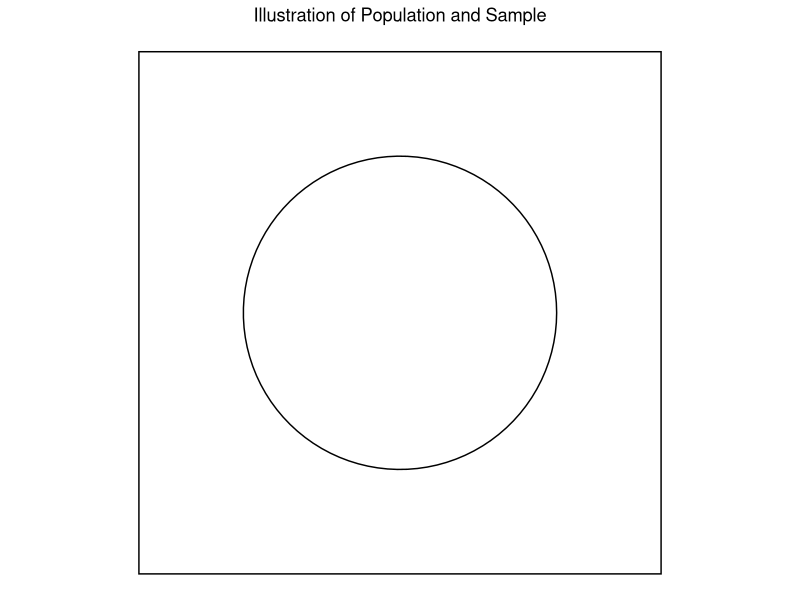
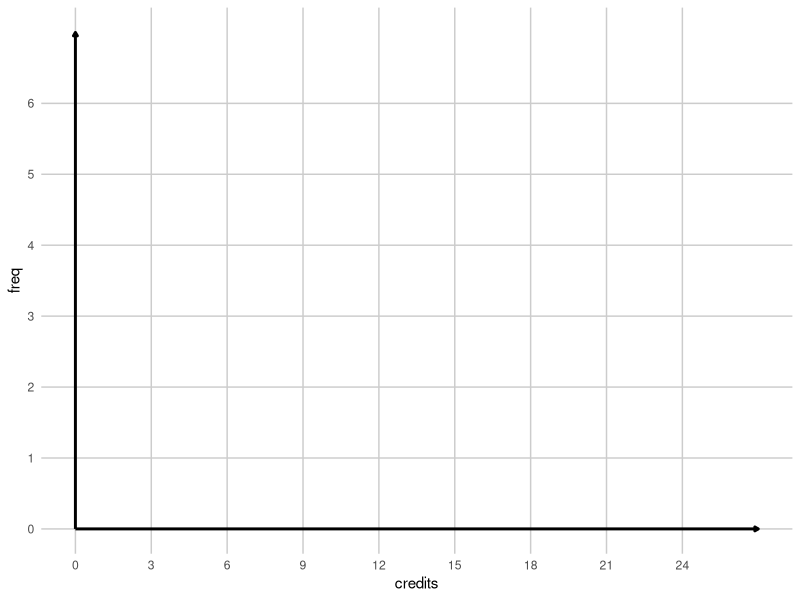
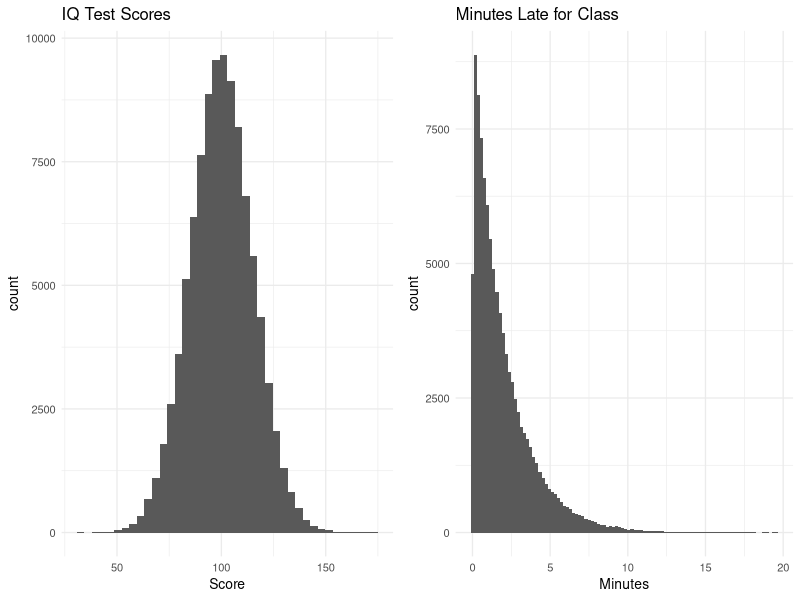
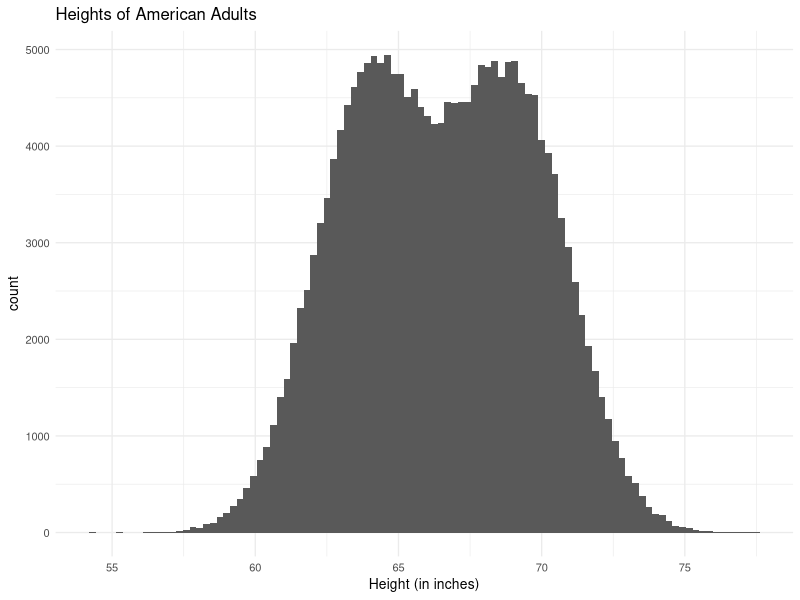
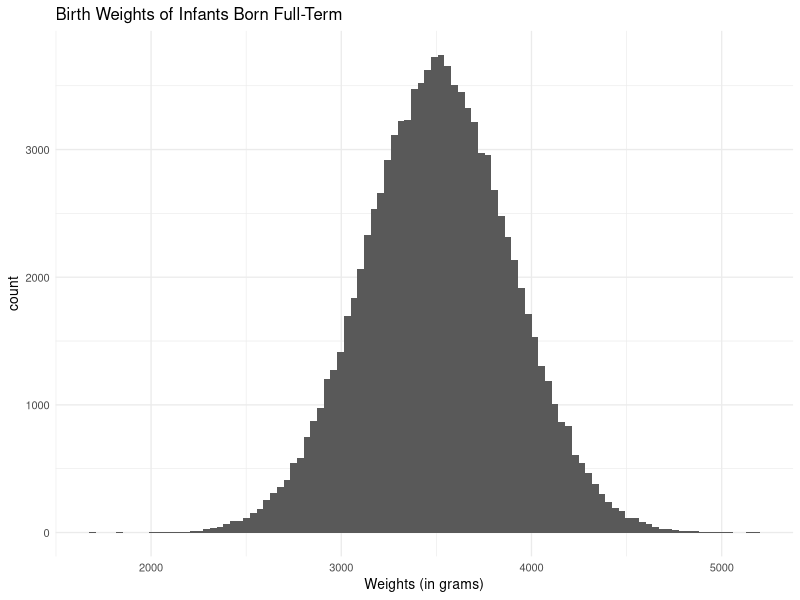
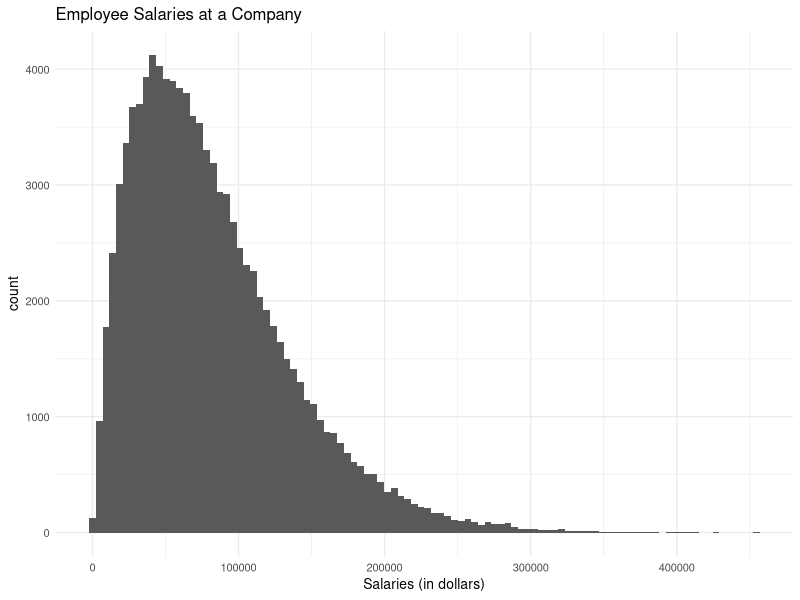
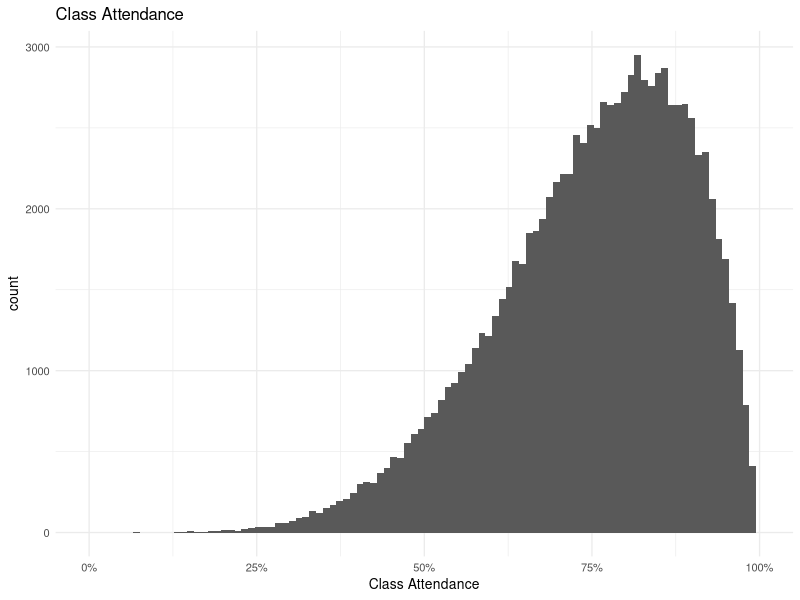
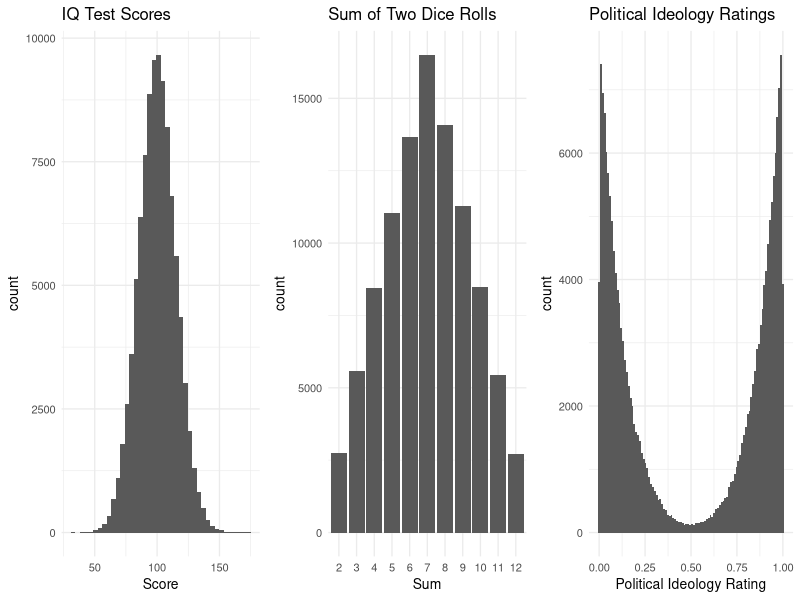

These charts were generated, in order, by the following R code: (Note: this script raises an error after producing the figures.)
## ---- chunk 1
library(formatR)
library(tidyverse)
library(kableExtra)

# Set so that long lines in R will be wrapped:
knitr::opts_chunk$set(tidy.opts=list(width.cutoff=80), tidy=FALSE)
knitr::opts_chunk$set(cache=TRUE,warning=F)
knitr::opts_chunk$set(out.height='40%',fig.align = "center")
add.space = 0

# kable table global setup
kt = function(data) {
  kable(data, align = "c", escape = FALSE) %>%
    kable_styling(bootstrap_options = c("striped"),
                  latex_options = c("hold_position"))
}
## ---- chunk 2
# ```{r, echo=F, out.width='2in',fig.align='right'}

# Define the size of the box and the circle
box_size = 10
circle_radius = 3

# Create a data frame for the circle
circle = data.frame(
  x = circle_radius * cos(seq(0, 2 * pi, length.out = 100)) + box_size / 2,
  y = circle_radius * sin(seq(0, 2 * pi, length.out = 100)) + box_size / 2
)

# Create the plot
ggplot() +
  # Draw the box
  geom_rect(aes(xmin = 0, xmax = box_size, ymin = 0, ymax = box_size),
            fill = "white", color = "black") +
  # Draw the circle
  geom_polygon(data = circle, aes(x = x, y = y), fill = "white", color = "black") +
  # Set the aspect ratio to 1:1
  coord_fixed() +
  # Remove axes and labels
  theme_void() +
  labs(title="Illustration of Population and Sample") +
  theme(plot.title = element_text(hjust = 0.5))
## ---- chunk 3
library(knitr)

# Create the data frame
data = data.frame(
  i = c("i", 1, 2, 3, 4, 5, "$\\Sigma$"),
  x_i = c("$x_i$", rep("", 5), ""),
  `x_i - \\bar{x}` = c("$x_i - \\bar{x}$", rep("", 5), ""),
  `(x_i - \\bar{x})^2` = c("$(x_i - \\bar{x})^2$", rep("", 5), "")
)
names(data) = NULL
data = t(data)

kt(data)
## ---- chunk 4
data = data.frame(
  c("Class","Frequency","Relative Frequency","Percentage Frequency"),
  c("$[0,3)$",rep("",3)),
  c("$[3,6)$",rep("",3)),
  c("$[6,9)$",rep("",3)),
  c("$[9,12)$",rep("",3)),
  c("$[12,15)$",rep("",3)),
  c("$[15,18)$",rep("",3)),
  c("$[18,21)$",rep("",3)),
  c("$[21,24)$",rep("",3)),
  c("Total",rep("",3))
)
names(data) = NULL
data = t(data)


# data = data.frame(
#   c("Class","Frequency","Relative Frequency","Percentage Frequency"),
#   c("$0 \\le x < 3$",rep("",3)),
#   c("$3 \\le x < 6$",rep("",3)),
#   c("$6 \\le x < 9$",rep("",3)),
#   c("$9 \\le x < 12$",rep("",3)),
#   c("$12 \\le x < 15$",rep("",3)),
#   c("$15 \\le x < 18$",rep("",3)),
#   c("$18 \\le x < 21$",rep("",3)),
#   c("$21 \\le x < 24$",rep("",3)),
#   c("Total",rep("",3))
# )
# 
# names(data) = NULL
# data = t(data)

# Render the table
kt(data)
## ---- chunk 5


# Create an empty data frame
empty_data = data.frame(x = numeric(0), y = numeric(0))

# Create the plot
ggplot(empty_data, aes(x = x, y = y)) +
  # Set the limits for x and y axes
  scale_x_continuous(name = "credits", limits = c(0, 27), breaks = seq(0, 24, by = 3)) +
  scale_y_continuous(name = "freq", limits = c(0, 7), breaks = seq(0, 6, by = 1)) +
  # Add x and y axis lines with arrows
  geom_segment(aes(x = 0, xend = 27, y = 0, yend = 0), 
               arrow = arrow(length = unit(0.1, "cm"), type = "closed"), 
               color = "black", linewidth = 1) +   # Use linewidth instead of size
  geom_segment(aes(x = 0, xend = 0, y = 0, yend = 7), 
               arrow = arrow(length = unit(0.1, "cm"), type = "closed"), 
               color = "black", linewidth = 1) +   # Use linewidth instead of size
  # Hide any points or lines (since there's no data)
  geom_blank() +
  # Ensure the plot has minimal theme
  theme_minimal() +
  theme(
    panel.grid.minor = element_blank(),  # Remove minor grid lines
    axis.ticks = element_blank(),        # Remove axis ticks
    panel.grid.major.x = element_line(color = "grey80"),  # Keep major grid lines on x-axis
    panel.grid.major.y = element_line(color = "grey80")   # Keep major grid lines on y-axis
  )

## ---- chunk 6
set.seed(2023)
library(dplyr)

require(gridExtra)
nsims = 100000

uni1 = rnorm(n=nsims,mean=100,sd=15)

uniplot1 = data.frame(Scores = uni1) %>% 
  ggplot(aes(x=Scores)) +
  geom_histogram(bins=40) +
  labs(x="Score",
       title="IQ Test Scores") +
  theme_minimal(base_size = 10)

uni2 = rexp(n=nsims,rate = 1/2)

uniplot2 = data.frame(`Minutes` = uni2) %>% 
  ggplot(aes(x=`Minutes`)) +
  geom_histogram(bins=100) +
  labs(x="Minutes",
       title="Minutes Late for Class") +
  theme_minimal(base_size = 10)

bi1 = c(rnorm(n=nsims,mean=64,sd=2),rnorm(n=nsims,mean=69,sd=2))

biplot1 = data.frame(`Heights` = bi1) %>% 
  ggplot(aes(x=`Heights`)) +
  geom_histogram(bins=100) +
  labs(x="Height (in inches)",
       title = "Heights of American Adults") +
  theme_minimal(base_size = 10)

norm1 = rnorm(n=nsims,mean=3510,sd=385)

normplot1 = data.frame(`Weights` = norm1) %>% 
  ggplot(aes(x=`Weights`)) +
  geom_histogram(bins=100) +
  labs(x="Weights (in grams)",
       title = "Birth Weights of Infants Born Full-Term") +
  theme_minimal(base_size = 10)

options(scipen = 999)
skew1 = 900000*rbeta(n=nsims,shape1=2,shape2=20)

skewplot1 = data.frame(`Salaries` = skew1) %>% 
  ggplot(aes(x=`Salaries`)) +
  geom_histogram(bins=100) +
  labs(x="Salaries (in dollars)",
       title = "Employee Salaries at a Company") +
  theme_minimal(base_size = 10)

skew2 = rbeta(n=nsims,shape1=6,shape2=2)

skewplot2 = data.frame(`Attendance` = skew2) %>% 
  ggplot(aes(x=`Attendance`)) +
  geom_histogram(bins=100) +
  labs(x="Class Attendance",
       title = "Class Attendance") +
  scale_x_continuous(labels = scales::percent,limits = c(0,1)) +
  theme_minimal(base_size = 10)

symplot1 = data.frame(Scores = uni1) %>% 
  ggplot(aes(x=Scores)) +
  geom_histogram(bins=40) +
  labs(x="Score",
       title="IQ Test Scores") +
  theme_minimal(base_size = 10)

sym2 = sample(x=1:6,size=nsims,replace = T) + sample(x=1:6,size=nsims,replace = T)
symplot2 = data.frame(`Sum` = sym2) %>% 
  ggplot(aes(x=as.factor(Sum))) +
  geom_bar() +
  labs(x="Sum",
       title = "Sum of Two Dice Rolls") +
  theme_minimal(base_size = 10)

sym3 = c(rbeta(n=nsims,shape1=8,shape2=1),rbeta(n=nsims,shape1=1,shape2=8))
symplot3 = data.frame(`Politics` = sym3) %>% 
  ggplot(aes(x=Politics)) +
  geom_histogram(bins=100) +
  labs(x="Political Ideology Rating",
       title = "Political Ideology Ratings") +
  theme_minimal(base_size = 10)
## ---- chunk 7
grid.arrange(uniplot1,uniplot2,ncol=2)
## ---- chunk 8
biplot1
## ---- chunk 9
normplot1
## ---- chunk 10
skewplot1
## ---- chunk 11
skewplot2
## ---- chunk 12
grid.arrange(symplot1,symplot2,symplot3,ncol=3)
options(scipen=0, digits=7)
## ---- chunk 13
set.seed(123)  # For reproducibility
data = c(rnorm(98), -3, 3)  # Example data

# Create the horizontal boxplot
boxplot(data, 
        main = "",          # Remove the title
        ylab = "",          # Remove y-axis label
        xlab = "",          # Remove x-axis label
        col = "white",      # White box color
        border = "black",   # Black border for the box
        axes = FALSE,       # Remove axis lines and numbers
        horizontal = TRUE)  # Make the boxplot horizontal

# Calculate the five-number summary
summary_stats = fivenum(data)
min_val = summary_stats[1]
q1_val = summary_stats[2]
median_val = summary_stats[3]
q3_val = summary_stats[4]
max_val = summary_stats[5]

# Add labels for the key statistics, rotated 90 degrees
text(y = 1.25, x = min_val, labels = "Min", adj = 0, srt = 90)
text(y = 1.25, x = q1_val, labels = "Q1", adj = 0, srt = 90)
text(y = 1.25, x = median_val, labels = "Median", adj = 0, srt = 90)
text(y = 1.25, x = q3_val, labels = "Q3", adj = 0, srt = 90)
text(y = 1.25, x = max_val, labels = "Max", adj = 0, srt = 90)

# Draw a border around the plot
box()
## ---- chunk 14
boxplot(uni1,main="Distribution of IQ Scores",ylab="Scores")
boxplot(uni2,main="Distribution of Minutes Late",ylab="Minutes Late")
## ---- chunk 15
data = data.frame(
  c("","Mean","Median","Variance","Standard Deviation"),
  c("Population","$\\mu$","$\\tilde{\\mu}$","$\\sigma^2$","$\\sigma$"),
  c("Sample","$\\bar{x}$","$\\tilde{x}$","$s^2$","$s$")
)
data = t(data); rownames(data) = NULL

kt(data)
## ---- chunk 16
knitr::include_graphics('images/probstats.png')
## ---- chunk 17
# manually enter your data by using the "c" command
heights = c(183,165,165,175,187)

# calculate sample statistics on data set
mean(heights)
median(heights)
var(heights)
sd(heights)
## ---- chunk 18
hist(heights,breaks=c(160,170,180,190))
## ---- chunk 19
set.seed(2020)
eye.colors = sample(c("amber", "blue", "brown", "gray", "green",
                       "hazel", "red"), 47, replace = T)

# the "head" function will give the first few data values 
# or the "header" of the dataset
head(eye.colors)
## ---- chunk 20
table(eye.colors)
barplot(table(eye.colors), xlab = "eye color", 
        ylab = "frequency", main = "Bar plot of eye color occurance")
## ---- chunk 21
table(eye.colors) # shows how many of each value exist
length(eye.colors) # tells how many data points there are
table(eye.colors)/length(eye.colors) # proportion
table(eye.colors)/length(eye.colors)*100 # percent
